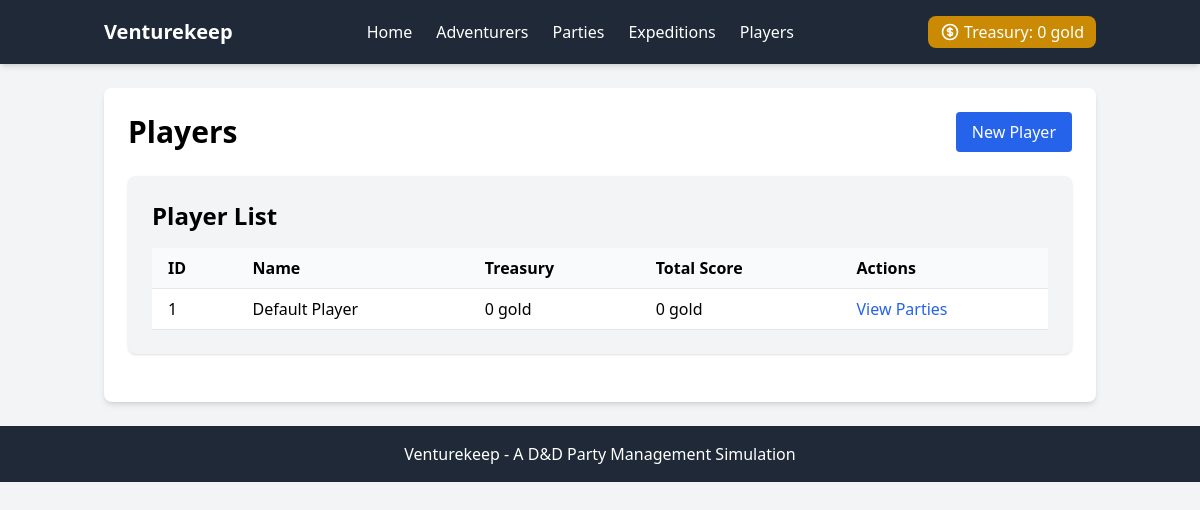
The page /players on the database its author committed.
### app/models.py (models this page shows)
class Player(Base):
    __tablename__ = 'players'
    id = Column(Integer, primary_key=True)
    name = Column(String, nullable=False)
    treasury = Column(Integer, default=0)  # Treasury for collecting gold (30% of loot)
    total_score = Column(Integer, default=0)  # Total gold collected over time (for scoring)
    parties = relationship('Party', back_populates='player')

### app/main.py (the view)
@app.get("/players/", response_model=List[PlayerOut])
def list_players(skip: int = 0, limit: int = 100, db: Session = Depends(get_db)):
    players = db.query(Player).offset(skip).limit(limit).all()
    return players

### app/templates/players.html (shortened to what this page needs)
{% extends "base.html" %}
{% block content %}
<div class="bg-white shadow-md rounded-lg p-6">
    <div class="flex justify-between items-center mb-6">
        <h1 class="text-3xl font-bold">Players</h1>
        <button class="bg-blue-600 text-white px-4 py-2 rounded hover:bg-blue-700"
                hx-get="/players/create-form"
                hx-target="#player-form-container"
                hx-swap="innerHTML">
            New Player
        </button>
    </div>
    <div class="bg-gray-100 p-6 rounded-lg shadow mb-6">
        <h2 class="text-2xl font-bold mb-4">Player List</h2>
        {% if players %}
            <div class="overflow-x-auto">
                <table class="min-w-full bg-white">
                    <thead>
                        <tr>
                            <th class="py-2 px-4 border-b border-gray-200 bg-gray-50 text-left">ID</th>
                            <th class="py-2 px-4 border-b border-gray-200 bg-gray-50 text-left">Name</th>
                            <th class="py-2 px-4 border-b border-gray-200 bg-gray-50 text-left">Treasury</th>
                            <th class="py-2 px-4 border-b border-gray-200 bg-gray-50 text-left">Total Score</th>
                            <th class="py-2 px-4 border-b border-gray-200 bg-gray-50 text-left">Actions</th>
                        </tr>
                    </thead>
                    <tbody>
                        {% for player in players %}
                        <tr>
                            <td class="py-2 px-4 border-b border-gray-200">{{ player.id }}</td>
                            <td class="py-2 px-4 border-b border-gray-200">{{ player.name }}</td>
                            <td class="py-2 px-4 border-b border-gray-200">{{ player.treasury }} gold</td>
                            <td class="py-2 px-4 border-b border-gray-200">{{ player.total_score }} gold</td>
                            <td class="py-2 px-4 border-b border-gray-200">
                                <a href="/players/{{ player.id }}/parties" class="text-blue-600 hover:underline">View Parties</a>
                            </td>
                        </tr>
                        {% endfor %}
                    </tbody>
                </table>
            </div>
        {% else %}
            <p>No players have been created yet.</p>
        {% endif %}
    </div>
</div>
{% endblock %}

### rows shown on the page
Player: id "1", name "Default Player", treasury "0", total_score "0"

### other values the page prints
{{ treasury_gold }} "0"
